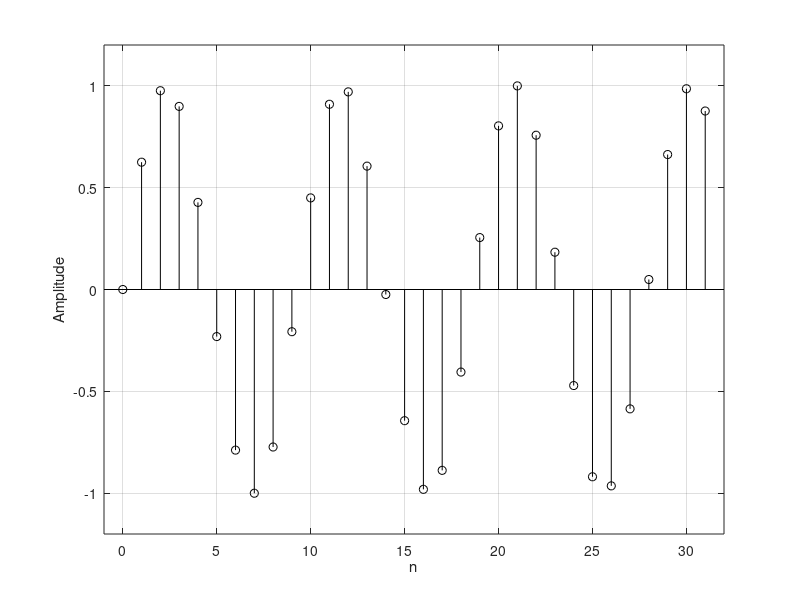

Write the MATLAB code that produced this figure.
a = 1;
f = 220;
Fs = 2048;
w = 2*pi*f;

N = 32;
n = [0:N-1];

x = a*sin(w*n/Fs);
figure;
stem(n,x,'k');
grid on;
axis([-1 N -(a+0.2) (a+0.2)]);
ylabel('Amplitude');
xlabel('n');
print(gcf,'-depsc2','ex14.eps');